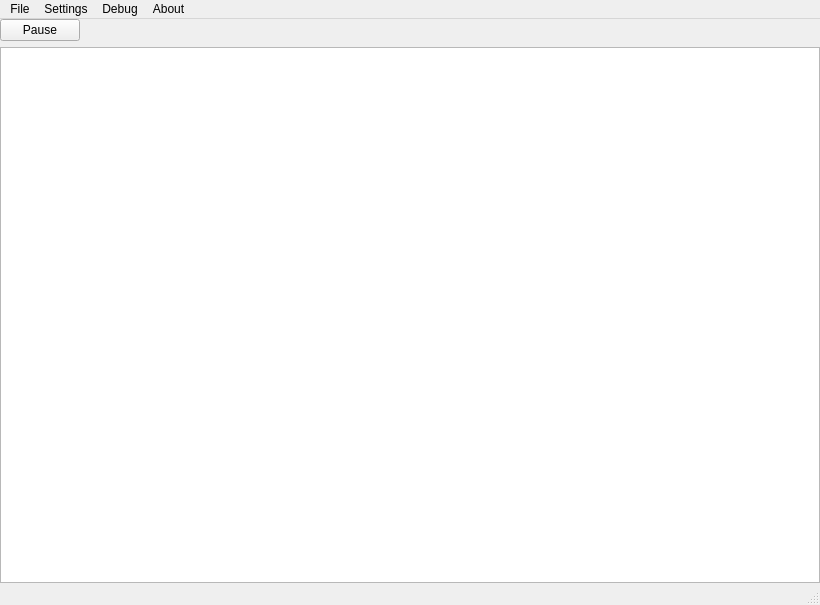
<?xml version="1.0" encoding="UTF-8"?>
<ui version="4.0">
 <class>Main</class>
 <widget class="QMainWindow" name="Main">
  <property name="geometry">
   <rect>
    <x>0</x>
    <y>0</y>
    <width>820</width>
    <height>605</height>
   </rect>
  </property>
  <property name="windowTitle">
   <string>MainWindow</string>
  </property>
  <widget class="QWidget" name="centralwidget">
   <layout class="QGridLayout" name="gridLayout">
    <property name="leftMargin">
     <number>0</number>
    </property>
    <property name="topMargin">
     <number>0</number>
    </property>
    <property name="rightMargin">
     <number>0</number>
    </property>
    <property name="bottomMargin">
     <number>0</number>
    </property>
    <item row="1" column="0">
     <widget class="QTableWidget" name="tableWidget">
      <property name="horizontalScrollBarPolicy">
       <enum>Qt::ScrollBarPolicy::ScrollBarAlwaysOff</enum>
      </property>
      <property name="rowCount">
       <number>0</number>
      </property>
      <property name="columnCount">
       <number>0</number>
      </property>
      <attribute name="horizontalHeaderVisible">
       <bool>true</bool>
      </attribute>
      <attribute name="horizontalHeaderStretchLastSection">
       <bool>true</bool>
      </attribute>
      <attribute name="verticalHeaderVisible">
       <bool>false</bool>
      </attribute>
     </widget>
    </item>
    <item row="0" column="0">
     <widget class="QPushButton" name="pauseButton">
      <property name="sizePolicy">
       <sizepolicy hsizetype="Fixed" vsizetype="Fixed">
        <horstretch>0</horstretch>
        <verstretch>0</verstretch>
       </sizepolicy>
      </property>
      <property name="text">
       <string>Pause</string>
      </property>
     </widget>
    </item>
   </layout>
  </widget>
  <widget class="QMenuBar" name="menubar">
   <property name="geometry">
    <rect>
     <x>0</x>
     <y>0</y>
     <width>820</width>
     <height>37</height>
    </rect>
   </property>
   <property name="nativeMenuBar">
    <bool>false</bool>
   </property>
   <widget class="QMenu" name="menuFile">
    <property name="title">
     <string>File</string>
    </property>
    <addaction name="actionLaunch_Disc_Game"/>
    <addaction name="actionOpen_ELF"/>
   </widget>
   <widget class="QMenu" name="menuSettings">
    <property name="title">
     <string>Settings</string>
    </property>
    <addaction name="actionSystem"/>
    <addaction name="actionFilesystem"/>
    <addaction name="actionLLE"/>
    <addaction name="separator"/>
    <addaction name="actionPPU"/>
    <addaction name="actionSPU"/>
    <addaction name="actionRSX"/>
    <addaction name="actionAudio"/>
    <addaction name="separator"/>
    <addaction name="actionDebug"/>
   </widget>
   <widget class="QMenu" name="menuDebug">
    <property name="title">
     <string>Debug</string>
    </property>
    <addaction name="actionPPU_Debugger"/>
    <addaction name="actionThread_Debugger"/>
    <addaction name="separator"/>
    <addaction name="actionReplay_RSX_Capture"/>
   </widget>
   <widget class="QMenu" name="menuAbout">
    <property name="title">
     <string>About</string>
    </property>
    <addaction name="actionAbout_ChonkyStation3"/>
   </widget>
   <addaction name="menuFile"/>
   <addaction name="menuSettings"/>
   <addaction name="menuDebug"/>
   <addaction name="menuAbout"/>
  </widget>
  <widget class="QStatusBar" name="statusbar"/>
  <action name="actionOpen_ELF">
   <property name="text">
    <string>Launch ELF</string>
   </property>
  </action>
  <action name="actionSystem">
   <property name="text">
    <string>System</string>
   </property>
  </action>
  <action name="actionLLE">
   <property name="text">
    <string>LLE</string>
   </property>
  </action>
  <action name="actionDebug">
   <property name="text">
    <string>Debug</string>
   </property>
  </action>
  <action name="actionFilesystem">
   <property name="text">
    <string>Filesystem</string>
   </property>
  </action>
  <action name="actionPPU">
   <property name="text">
    <string>PPU</string>
   </property>
  </action>
  <action name="actionSPU">
   <property name="text">
    <string>SPU</string>
   </property>
  </action>
  <action name="actionRSX">
   <property name="text">
    <string>RSX</string>
   </property>
  </action>
  <action name="actionReplay_RSX_Capture">
   <property name="text">
    <string>Replay RSX Capture</string>
   </property>
  </action>
  <action name="actionLaunch_Disc_Game">
   <property name="text">
    <string>Launch Disc Game</string>
   </property>
  </action>
  <action name="actionThread_Debugger">
   <property name="text">
    <string>Thread Debugger</string>
   </property>
  </action>
  <action name="actionPPU_Debugger">
   <property name="text">
    <string>PPU Debugger</string>
   </property>
  </action>
  <action name="actionAudio">
   <property name="text">
    <string>Audio</string>
   </property>
  </action>
  <action name="actionAbout_ChonkyStation3">
   <property name="text">
    <string>About ChonkyStation3</string>
   </property>
  </action>
 </widget>
 <resources/>
 <connections/>
</ui>
